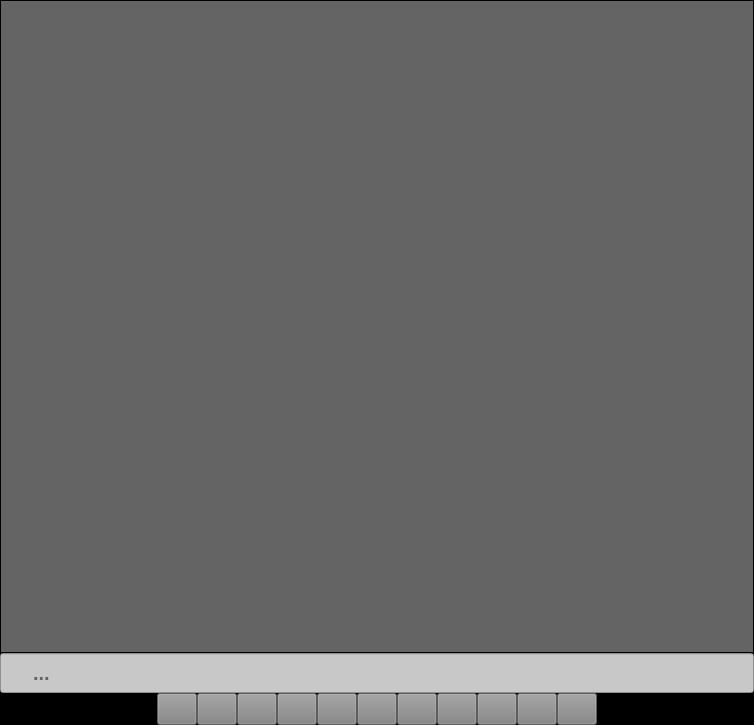
<?xml version="1.0" encoding="UTF-8"?>
<ui version="4.0">
 <class>session_display</class>
 <widget class="QWidget" name="session_display">
  <property name="geometry">
   <rect>
    <x>0</x>
    <y>0</y>
    <width>754</width>
    <height>725</height>
   </rect>
  </property>
  <property name="sizePolicy">
   <sizepolicy hsizetype="Ignored" vsizetype="Ignored">
    <horstretch>0</horstretch>
    <verstretch>0</verstretch>
   </sizepolicy>
  </property>
  <property name="minimumSize">
   <size>
    <width>650</width>
    <height>1</height>
   </size>
  </property>
  <property name="maximumSize">
   <size>
    <width>16777215</width>
    <height>16777215</height>
   </size>
  </property>
  <property name="font">
   <font>
    <pointsize>15</pointsize>
    <weight>75</weight>
    <bold>true</bold>
   </font>
  </property>
  <property name="contextMenuPolicy">
   <enum>Qt::NoContextMenu</enum>
  </property>
  <property name="windowTitle">
   <string/>
  </property>
  <property name="windowIcon">
   <iconset resource="resources/resources_config.qrc">
    <normaloff>:/icons/icons/session_writing.png</normaloff>:/icons/icons/session_writing.png</iconset>
  </property>
  <property name="styleSheet">
   <string notr="true">background: rgb(0,0,0)</string>
  </property>
  <layout class="QVBoxLayout" name="verticalLayout">
   <property name="spacing">
    <number>0</number>
   </property>
   <property name="leftMargin">
    <number>0</number>
   </property>
   <property name="topMargin">
    <number>0</number>
   </property>
   <property name="rightMargin">
    <number>0</number>
   </property>
   <property name="bottomMargin">
    <number>0</number>
   </property>
   <item>
    <widget class="QLabel" name="text_display">
     <property name="sizePolicy">
      <sizepolicy hsizetype="Expanding" vsizetype="Expanding">
       <horstretch>0</horstretch>
       <verstretch>0</verstretch>
      </sizepolicy>
     </property>
     <property name="minimumSize">
      <size>
       <width>1</width>
       <height>1</height>
      </size>
     </property>
     <property name="mouseTracking">
      <bool>false</bool>
     </property>
     <property name="contextMenuPolicy">
      <enum>Qt::NoContextMenu</enum>
     </property>
     <property name="styleSheet">
      <string notr="true">background: rgb(100,100,100); padding:40px;</string>
     </property>
     <property name="frameShape">
      <enum>QFrame::Box</enum>
     </property>
     <property name="frameShadow">
      <enum>QFrame::Plain</enum>
     </property>
     <property name="text">
      <string/>
     </property>
     <property name="scaledContents">
      <bool>false</bool>
     </property>
     <property name="alignment">
      <set>Qt::AlignCenter</set>
     </property>
     <property name="margin">
      <number>10</number>
     </property>
     <property name="textInteractionFlags">
      <set>Qt::NoTextInteraction</set>
     </property>
    </widget>
   </item>
   <item>
    <widget class="QLineEdit" name="lineEdit">
     <property name="minimumSize">
      <size>
       <width>0</width>
       <height>40</height>
      </size>
     </property>
     <property name="maximumSize">
      <size>
       <width>16777215</width>
       <height>40</height>
      </size>
     </property>
     <property name="contextMenuPolicy">
      <enum>Qt::NoContextMenu</enum>
     </property>
     <property name="styleSheet">
      <string notr="true">background: rgb(200,200,200); padding: 0 30px;</string>
     </property>
     <property name="maxLength">
      <number>250</number>
     </property>
     <property name="placeholderText">
      <string>...</string>
     </property>
    </widget>
   </item>
   <item>
    <layout class="QHBoxLayout" name="horizontalLayout_4">
     <property name="spacing">
      <number>0</number>
     </property>
     <property name="sizeConstraint">
      <enum>QLayout::SetDefaultConstraint</enum>
     </property>
     <property name="rightMargin">
      <number>0</number>
     </property>
     <item>
      <layout class="QHBoxLayout" name="horizontalLayout_3"/>
     </item>
     <item>
      <layout class="QHBoxLayout" name="horizontalLayout">
       <property name="spacing">
        <number>0</number>
       </property>
       <property name="sizeConstraint">
        <enum>QLayout::SetFixedSize</enum>
       </property>
       <item>
        <widget class="QLabel" name="session_info">
         <property name="sizePolicy">
          <sizepolicy hsizetype="Fixed" vsizetype="Fixed">
           <horstretch>0</horstretch>
           <verstretch>0</verstretch>
          </sizepolicy>
         </property>
         <property name="minimumSize">
          <size>
           <width>70</width>
           <height>25</height>
          </size>
         </property>
         <property name="maximumSize">
          <size>
           <width>59</width>
           <height>25</height>
          </size>
         </property>
         <property name="font">
          <font>
           <family>MS Shell Dlg 2</family>
           <pointsize>15</pointsize>
           <weight>75</weight>
           <bold>true</bold>
          </font>
         </property>
         <property name="cursor">
          <cursorShape>ArrowCursor</cursorShape>
         </property>
         <property name="autoFillBackground">
          <bool>false</bool>
         </property>
         <property name="styleSheet">
          <string notr="true">color: &quot;white&quot;</string>
         </property>
         <property name="text">
          <string>{info}</string>
         </property>
         <property name="alignment">
          <set>Qt::AlignCenter</set>
         </property>
         <property name="textInteractionFlags">
          <set>Qt::LinksAccessibleByMouse</set>
         </property>
        </widget>
       </item>
       <item>
        <widget class="QPushButton" name="toggle_highlight_button">
         <property name="sizePolicy">
          <sizepolicy hsizetype="Fixed" vsizetype="Fixed">
           <horstretch>0</horstretch>
           <verstretch>0</verstretch>
          </sizepolicy>
         </property>
         <property name="minimumSize">
          <size>
           <width>40</width>
           <height>0</height>
          </size>
         </property>
         <property name="maximumSize">
          <size>
           <width>40</width>
           <height>16777215</height>
          </size>
         </property>
         <property name="mouseTracking">
          <bool>false</bool>
         </property>
         <property name="focusPolicy">
          <enum>Qt::NoFocus</enum>
         </property>
         <property name="toolTip">
          <string/>
         </property>
         <property name="styleSheet">
          <string notr="true">background: rgb(130, 130, 130);</string>
         </property>
         <property name="text">
          <string/>
         </property>
         <property name="icon">
          <iconset resource="resources/resources_config.qrc">
           <normaloff>:/icons/icons/grayscale.png</normaloff>:/icons/icons/grayscale.png</iconset>
         </property>
         <property name="iconSize">
          <size>
           <width>15</width>
           <height>15</height>
          </size>
         </property>
         <property name="checkable">
          <bool>false</bool>
         </property>
        </widget>
       </item>
       <item>
        <widget class="QPushButton" name="toggle_text_button">
         <property name="sizePolicy">
          <sizepolicy hsizetype="Fixed" vsizetype="Fixed">
           <horstretch>0</horstretch>
           <verstretch>0</verstretch>
          </sizepolicy>
         </property>
         <property name="minimumSize">
          <size>
           <width>40</width>
           <height>0</height>
          </size>
         </property>
         <property name="maximumSize">
          <size>
           <width>40</width>
           <height>16777215</height>
          </size>
         </property>
         <property name="toolTip">
          <string/>
         </property>
         <property name="styleSheet">
          <string notr="true">background: rgb(130, 130, 130);</string>
         </property>
         <property name="text">
          <string/>
         </property>
         <property name="icon">
          <iconset resource="resources/resources_config.qrc">
           <normaloff>:/icons/icons/text.png</normaloff>:/icons/icons/text.png</iconset>
         </property>
         <property name="iconSize">
          <size>
           <width>15</width>
           <height>15</height>
          </size>
         </property>
         <property name="checkable">
          <bool>false</bool>
         </property>
        </widget>
       </item>
       <item>
        <widget class="QPushButton" name="previous_sentence">
         <property name="sizePolicy">
          <sizepolicy hsizetype="Fixed" vsizetype="Fixed">
           <horstretch>0</horstretch>
           <verstretch>0</verstretch>
          </sizepolicy>
         </property>
         <property name="minimumSize">
          <size>
           <width>40</width>
           <height>0</height>
          </size>
         </property>
         <property name="maximumSize">
          <size>
           <width>40</width>
           <height>16777215</height>
          </size>
         </property>
         <property name="mouseTracking">
          <bool>false</bool>
         </property>
         <property name="focusPolicy">
          <enum>Qt::NoFocus</enum>
         </property>
         <property name="toolTip">
          <string/>
         </property>
         <property name="styleSheet">
          <string notr="true">background: rgb(130, 130, 130);</string>
         </property>
         <property name="text">
          <string/>
         </property>
         <property name="icon">
          <iconset resource="resources/resources_config.qrc">
           <normaloff>:/icons/icons/arrow left.png</normaloff>:/icons/icons/arrow left.png</iconset>
         </property>
         <property name="iconSize">
          <size>
           <width>15</width>
           <height>15</height>
          </size>
         </property>
         <property name="checkable">
          <bool>false</bool>
         </property>
        </widget>
       </item>
       <item>
        <widget class="QPushButton" name="pause_timer">
         <property name="sizePolicy">
          <sizepolicy hsizetype="Fixed" vsizetype="Fixed">
           <horstretch>0</horstretch>
           <verstretch>0</verstretch>
          </sizepolicy>
         </property>
         <property name="minimumSize">
          <size>
           <width>40</width>
           <height>0</height>
          </size>
         </property>
         <property name="maximumSize">
          <size>
           <width>40</width>
           <height>16777215</height>
          </size>
         </property>
         <property name="mouseTracking">
          <bool>false</bool>
         </property>
         <property name="focusPolicy">
          <enum>Qt::NoFocus</enum>
         </property>
         <property name="toolTip">
          <string/>
         </property>
         <property name="styleSheet">
          <string notr="true">background: rgb(130, 130, 130);</string>
         </property>
         <property name="text">
          <string/>
         </property>
         <property name="icon">
          <iconset resource="resources/resources_config.qrc">
           <normaloff>:/icons/icons/Pause.png</normaloff>:/icons/icons/Pause.png</iconset>
         </property>
         <property name="iconSize">
          <size>
           <width>15</width>
           <height>15</height>
          </size>
         </property>
         <property name="checkable">
          <bool>true</bool>
         </property>
        </widget>
       </item>
       <item>
        <widget class="QPushButton" name="stop_session">
         <property name="sizePolicy">
          <sizepolicy hsizetype="Fixed" vsizetype="Fixed">
           <horstretch>0</horstretch>
           <verstretch>0</verstretch>
          </sizepolicy>
         </property>
         <property name="minimumSize">
          <size>
           <width>40</width>
           <height>0</height>
          </size>
         </property>
         <property name="maximumSize">
          <size>
           <width>40</width>
           <height>16777215</height>
          </size>
         </property>
         <property name="mouseTracking">
          <bool>false</bool>
         </property>
         <property name="focusPolicy">
          <enum>Qt::NoFocus</enum>
         </property>
         <property name="toolTip">
          <string/>
         </property>
         <property name="styleSheet">
          <string notr="true">background: rgb(130, 130, 130);</string>
         </property>
         <property name="text">
          <string/>
         </property>
         <property name="icon">
          <iconset resource="resources/resources_config.qrc">
           <normaloff>:/icons/icons/Square.png</normaloff>:/icons/icons/Square.png</iconset>
         </property>
         <property name="iconSize">
          <size>
           <width>15</width>
           <height>15</height>
          </size>
         </property>
         <property name="checkable">
          <bool>false</bool>
         </property>
        </widget>
       </item>
       <item>
        <widget class="QPushButton" name="next_sentence">
         <property name="sizePolicy">
          <sizepolicy hsizetype="Fixed" vsizetype="Fixed">
           <horstretch>0</horstretch>
           <verstretch>0</verstretch>
          </sizepolicy>
         </property>
         <property name="minimumSize">
          <size>
           <width>40</width>
           <height>0</height>
          </size>
         </property>
         <property name="maximumSize">
          <size>
           <width>40</width>
           <height>16777215</height>
          </size>
         </property>
         <property name="mouseTracking">
          <bool>false</bool>
         </property>
         <property name="focusPolicy">
          <enum>Qt::NoFocus</enum>
         </property>
         <property name="toolTip">
          <string/>
         </property>
         <property name="styleSheet">
          <string notr="true">background: rgb(130, 130, 130);</string>
         </property>
         <property name="text">
          <string/>
         </property>
         <property name="icon">
          <iconset resource="resources/resources_config.qrc">
           <normaloff>:/icons/icons/arrow right.png</normaloff>:/icons/icons/arrow right.png</iconset>
         </property>
         <property name="iconSize">
          <size>
           <width>15</width>
           <height>15</height>
          </size>
         </property>
         <property name="checkable">
          <bool>false</bool>
         </property>
        </widget>
       </item>
       <item>
        <widget class="QPushButton" name="copy_sentence_button">
         <property name="sizePolicy">
          <sizepolicy hsizetype="Fixed" vsizetype="Fixed">
           <horstretch>0</horstretch>
           <verstretch>0</verstretch>
          </sizepolicy>
         </property>
         <property name="minimumSize">
          <size>
           <width>40</width>
           <height>0</height>
          </size>
         </property>
         <property name="maximumSize">
          <size>
           <width>40</width>
           <height>16777215</height>
          </size>
         </property>
         <property name="toolTip">
          <string/>
         </property>
         <property name="styleSheet">
          <string notr="true">background: rgb(130, 130, 130);</string>
         </property>
         <property name="text">
          <string/>
         </property>
         <property name="icon">
          <iconset resource="resources/resources_config.qrc">
           <normaloff>:/icons/icons/copy-icon.png</normaloff>:/icons/icons/copy-icon.png</iconset>
         </property>
         <property name="iconSize">
          <size>
           <width>15</width>
           <height>15</height>
          </size>
         </property>
         <property name="checkable">
          <bool>false</bool>
         </property>
        </widget>
       </item>
       <item>
        <widget class="QPushButton" name="clipboard_button">
         <property name="minimumSize">
          <size>
           <width>40</width>
           <height>0</height>
          </size>
         </property>
         <property name="maximumSize">
          <size>
           <width>40</width>
           <height>16777215</height>
          </size>
         </property>
         <property name="styleSheet">
          <string notr="true">background: rgb(130, 130, 130);</string>
         </property>
         <property name="text">
          <string/>
         </property>
         <property name="icon">
          <iconset resource="resources/resources_config.qrc">
           <normaloff>:/icons/icons/clipboard-icon.png</normaloff>:/icons/icons/clipboard-icon.png</iconset>
         </property>
         <property name="iconSize">
          <size>
           <width>15</width>
           <height>15</height>
          </size>
         </property>
         <property name="checkable">
          <bool>true</bool>
         </property>
        </widget>
       </item>
       <item>
        <widget class="QPushButton" name="open_folder_button">
         <property name="sizePolicy">
          <sizepolicy hsizetype="Fixed" vsizetype="Fixed">
           <horstretch>0</horstretch>
           <verstretch>0</verstretch>
          </sizepolicy>
         </property>
         <property name="minimumSize">
          <size>
           <width>40</width>
           <height>0</height>
          </size>
         </property>
         <property name="maximumSize">
          <size>
           <width>40</width>
           <height>16777215</height>
          </size>
         </property>
         <property name="toolTip">
          <string/>
         </property>
         <property name="styleSheet">
          <string notr="true">background: rgb(130, 130, 130);</string>
         </property>
         <property name="text">
          <string/>
         </property>
         <property name="icon">
          <iconset resource="resources/resources_config.qrc">
           <normaloff>:/icons/icons/folder-icon.png</normaloff>:/icons/icons/folder-icon.png</iconset>
         </property>
         <property name="iconSize">
          <size>
           <width>15</width>
           <height>15</height>
          </size>
         </property>
         <property name="checkable">
          <bool>false</bool>
         </property>
        </widget>
       </item>
       <item>
        <widget class="QPushButton" name="delete_sentence_button">
         <property name="sizePolicy">
          <sizepolicy hsizetype="Fixed" vsizetype="Fixed">
           <horstretch>0</horstretch>
           <verstretch>0</verstretch>
          </sizepolicy>
         </property>
         <property name="minimumSize">
          <size>
           <width>40</width>
           <height>0</height>
          </size>
         </property>
         <property name="maximumSize">
          <size>
           <width>40</width>
           <height>16777215</height>
          </size>
         </property>
         <property name="toolTip">
          <string/>
         </property>
         <property name="styleSheet">
          <string notr="true">background: rgb(130, 130, 130);</string>
         </property>
         <property name="text">
          <string/>
         </property>
         <property name="icon">
          <iconset resource="resources/resources_config.qrc">
           <normaloff>:/icons/icons/trash-can.png</normaloff>:/icons/icons/trash-can.png</iconset>
         </property>
         <property name="iconSize">
          <size>
           <width>15</width>
           <height>15</height>
          </size>
         </property>
         <property name="checkable">
          <bool>false</bool>
         </property>
        </widget>
       </item>
       <item>
        <widget class="QPushButton" name="show_main_window_button">
         <property name="sizePolicy">
          <sizepolicy hsizetype="Fixed" vsizetype="Fixed">
           <horstretch>0</horstretch>
           <verstretch>0</verstretch>
          </sizepolicy>
         </property>
         <property name="minimumSize">
          <size>
           <width>40</width>
           <height>0</height>
          </size>
         </property>
         <property name="maximumSize">
          <size>
           <width>40</width>
           <height>16777215</height>
          </size>
         </property>
         <property name="toolTip">
          <string/>
         </property>
         <property name="styleSheet">
          <string notr="true">background: rgb(130, 130, 130);</string>
         </property>
         <property name="text">
          <string/>
         </property>
         <property name="icon">
          <iconset resource="resources/resources_config.qrc">
           <normaloff>:/icons/icons/settings.png</normaloff>:/icons/icons/settings.png</iconset>
         </property>
         <property name="iconSize">
          <size>
           <width>15</width>
           <height>15</height>
          </size>
         </property>
        </widget>
       </item>
       <item>
        <widget class="QLabel" name="timer_display">
         <property name="sizePolicy">
          <sizepolicy hsizetype="Fixed" vsizetype="Fixed">
           <horstretch>0</horstretch>
           <verstretch>0</verstretch>
          </sizepolicy>
         </property>
         <property name="minimumSize">
          <size>
           <width>70</width>
           <height>25</height>
          </size>
         </property>
         <property name="maximumSize">
          <size>
           <width>50</width>
           <height>25</height>
          </size>
         </property>
         <property name="font">
          <font>
           <family>MS Shell Dlg 2</family>
           <pointsize>15</pointsize>
           <weight>75</weight>
           <italic>false</italic>
           <bold>true</bold>
          </font>
         </property>
         <property name="styleSheet">
          <string notr="true">color: 'white';</string>
         </property>
         <property name="frameShape">
          <enum>QFrame::NoFrame</enum>
         </property>
         <property name="frameShadow">
          <enum>QFrame::Plain</enum>
         </property>
         <property name="lineWidth">
          <number>1</number>
         </property>
         <property name="text">
          <string>00:00</string>
         </property>
         <property name="alignment">
          <set>Qt::AlignCenter</set>
         </property>
         <property name="textInteractionFlags">
          <set>Qt::LinksAccessibleByMouse</set>
         </property>
        </widget>
       </item>
      </layout>
     </item>
     <item>
      <layout class="QHBoxLayout" name="horizontalLayout_2">
       <property name="sizeConstraint">
        <enum>QLayout::SetFixedSize</enum>
       </property>
      </layout>
     </item>
    </layout>
   </item>
  </layout>
 </widget>
 <resources>
  <include location="resources/resources_config.qrc"/>
 </resources>
 <connections/>
</ui>
